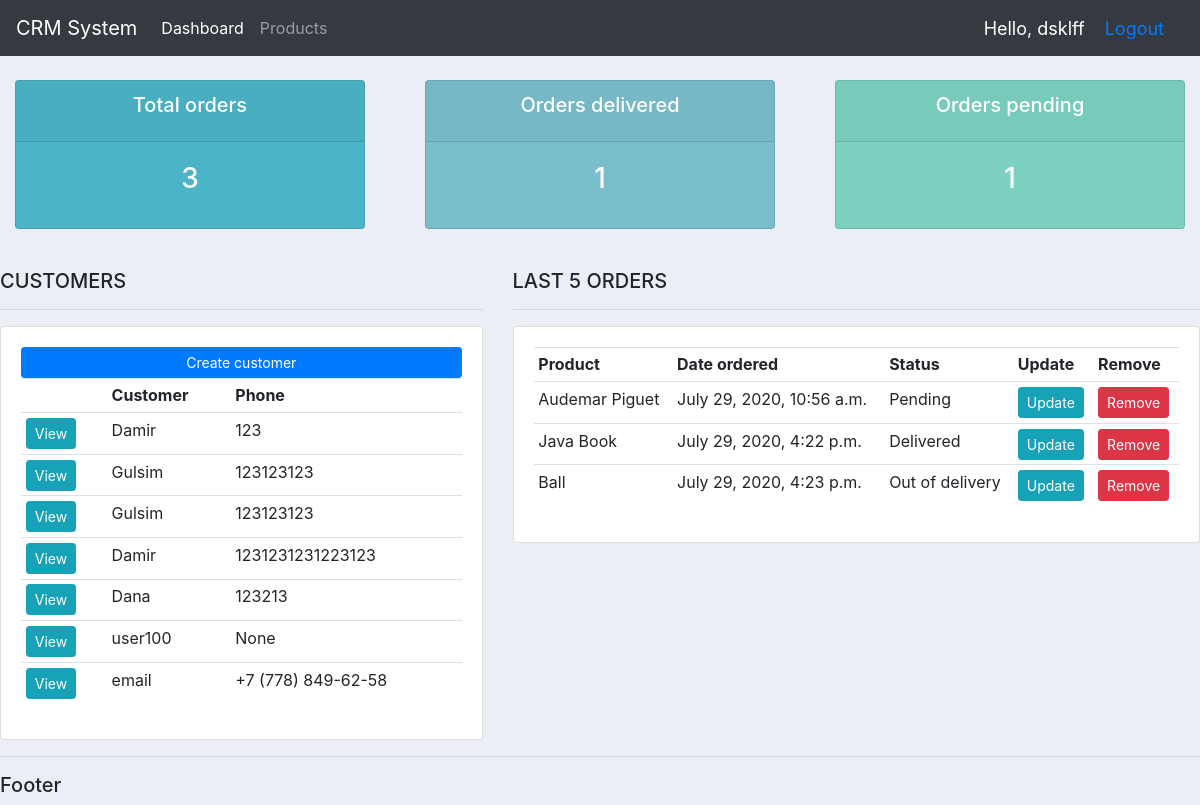
The app's page / (signed in) with its own data.
### accounts/models.py (models this page shows, shortened)
class Customer(models.Model):
    user = models.OneToOneField(User, null=True, blank=True, on_delete=models.CASCADE)
    name = models.CharField(max_length=255, null=True)
    phone = models.CharField(max_length=255, null=True)
    email = models.EmailField(max_length=255, null=True)
    profile_pic = models.ImageField(default="profile1.png", null=True, blank=True)
    date_created = models.DateTimeField(auto_now_add=True, null=True)

class Order(models.Model):
    STATUS = (
        ('Pending', 'Pending'),
        ('Out of delivery', 'Out of delivery'),
        ('Delivered', 'Delivered'),
    )
    customer = models.ForeignKey(Customer, null=True, on_delete=models.SET_NULL)
    product = models.ForeignKey(Product, null=True, on_delete=models.SET_NULL)
    date_created = models.DateTimeField(auto_now_add=True, null=True)
    status = models.CharField(max_length=255, null=True, choices=STATUS)
    note = models.CharField(max_length=255, null=True)

class Product(models.Model):
    CATEGORY = (
        ('Indoor', 'Indoor'),
        ('Out door', 'Out door'),
    )
    name = models.CharField(max_length=70, null=True)
    price = models.FloatField(null=True)
    category = models.CharField(max_length=255, null=True, choices=CATEGORY)
    description = models.CharField(max_length=255, null=True, blank=True)
    date_created = models.DateTimeField(auto_now_add=True, null=True)
    tag = models.ManyToManyField(Tag)
    def __str__(self):
        return self.name

### accounts/decorators.py (the view)
    def wrapper_func(request, *args, **kwargs):
        group = None
        if request.user.groups.exists():
            group = request.user.groups.all()[0].name
        if group == 'admin':
            return view_func(request, *args, **kwargs)
        if group == 'customer':
            return redirect('user-page')

### accounts/views.py (called while the page is built)
@login_required(login_url='login')
@admin_only
def home(request):
    orders = Order.objects.all()
    customers = Customer.objects.all()
    total_orders = orders.count()
    total_customers = customers.count()
    delivered = orders.filter(status='Delivered').count()
    pending = orders.filter(status='Pending').count()
    context = {'orders': orders, 'customers': customers, 'total_orders': total_orders, 'total_customers': total_customers,
               'delivered': delivered, 'pending': pending}
    return render(request, 'accounts/dashboard.html', context)

### templates/accounts/dashboard.html
{% extends 'accounts/main.html' %}
{% block content %}
{% include 'accounts/status.html' %}
    <br>
    <div class="row">
        <div class="col-md-5">
            <h5>CUSTOMERS</h5>
            <hr>
            <div class="card card-body">
                <a class="btn btn-primary  btn-sm btn-block" href="">Create customer</a>
                <table class="table table-sm">
                    <tr>
                        <th></th>
                        <th>Customer</th>
                        <th>Phone</th>
                    </tr>
                    {% for customer in customers %}
                        <tr>
                            <td><a class="btn btn-sm btn-info" href="{% url 'customer' customer.id %}">View</a></td>
                            <td>{{ customer.name }}</td>
                            <td>{{ customer.phone }}</td>
                        </tr>
                    {% endfor %}
                </table>
            </div>
        </div>
        <div class="col-md-7">
            <h5>LAST 5 ORDERS</h5>
            <hr>
            <div class="card card-body">
                <table class="table table-sm">
                    <tr>
                        <th>Product</th>
                        <th>Date ordered</th>
                        <th>Status</th>
                        <th>Update</th>
                        <th>Remove</th>
                    </tr>
                    {% for order in orders %}
                        <tr>
                            <td>{{ order.product }}</td>
                            <td>{{ order.date_created }}</td>
                            <td>{{ order.status }}</td>
                            <td><a class="btn btn-sm btn-info" href="{% url 'update_order' order.id %}">Update</a></td>
                            <td><a class="btn btn-sm btn-danger" href="{% url 'delete_order' order.id %}">Remove</a></td>
                        </tr>
                    {% endfor %}
                </table>
            </div>
        </div>
    </div>
{% endblock %}

### templates/accounts/main.html (shortened to what this page needs)
{% load static %}
<!DOCTYPE html>
<html>
<head>
    <link rel="stylesheet" href="https://stackpath.bootstrapcdn.com/bootstrap/4.5.0/css/bootstrap.min.css">
    <link rel="stylesheet" type="text/css" href="{% static 'css/main.css' %}">
</head>
<body>
    {% include 'accounts/navbar.html' %}
    {% block content %}
    {% endblock %}
    <hr>
    <h5>Footer</h5>
</body>
</html>

### templates/accounts/navbar.html (shortened to what this page needs)
<nav class="navbar navbar-expand-lg navbar-dark bg-dark">
  <a class="navbar-brand" href="#">CRM System</a>
  <div class="collapse navbar-collapse" id="navbarNav">
    <ul class="navbar-nav">
        {% if request.user.is_staff %}
      <li class="nav-item active">
        <a class="nav-link" href="{% url 'home' %}">Dashboard</a>
      </li>
      <li class="nav-item">
        <a class="nav-link" href="{% url 'products' %}">Products</a>
      </li>
        {% else %}
            <li class="nav-item">
                <a class="nav-link" href="{% url 'account' %}">Settings</a>
            </li>
        {% endif %}
    </ul>
  </div>
    <span class="hello-msg">Hello, {{ request.user }}</span>
    <span class="hello-msg"><a href="{% url 'logout' %}">Logout</a></span>
</nav>

### templates/accounts/status.html
<br>
<div class="row">
    <div class="col">
        <div class="col-md">
            <div class="card text-center text-white  mb-3" id="total-orders">
                <div class="card-header">
                    <h5 class="card-title">Total orders</h5>
                </div>
                <div class="card-body">
                    <h3 class="card-title">{{ total_orders }}</h3>
                </div>
            </div>
        </div>
    </div>
    <div class="col">
        <div class="col-md">
            <div class="card text-center text-white  mb-3" id="orders-delivered">
                <div class="card-header">
                    <h5 class="card-title">Orders delivered</h5>
                </div>
                <div class="card-body">
                    <h3 class="card-title">{{ delivered }}</h3>
                </div>
            </div>
        </div>
    </div>
    <div class="col">
        <div class="col-md">
            <div class="card text-center text-white  mb-3" id="orders-pending">
                <div class="card-header">
                    <h5 class="card-title">Orders pending</h5>
                </div>
                <div class="card-body">
                    <h3 class="card-title">{{ pending }}</h3>
                </div>
            </div>
        </div>
    </div>
</div>

### static/css/main.css (style rules this page uses)
body { background-color: #ebeff5; }
#total-orders { background-color: #4cb4c7; }
#orders-delivered { background-color: #7abecc; }
#orders-pending { background-color: #7cd1c0; }

### templates/accounts/navbar.html (style rules this page uses)
.hello-msg { font-size: 18px; color: #fff; margin-right: 20px; }

### records on screen
Customer: name "Damir", phone "123"
Customer: name "Gulsim", phone "123123123"
Customer: name "Gulsim", phone "123123123"
Customer: name "Damir", phone "1231231231223123"
Customer: name "Dana", phone "123213"
Customer: name "user100", phone "None"
Customer: name "email", phone "+7 (778) 849-62-58"
Order: product "Audemar Piguet", date_created "July 29, 2020, 10:56 a.m.", status "Pending"
Order: product "Java Book", date_created "July 29, 2020, 4:22 p.m.", status "Delivered"
Order: product "Ball", date_created "July 29, 2020, 4:23 p.m.", status "Out of delivery"

### other values on screen
{{ request.user }} "dsklff"
{{ total_orders }} "3"
{{ delivered }} "1"
{{ pending }} "1"
